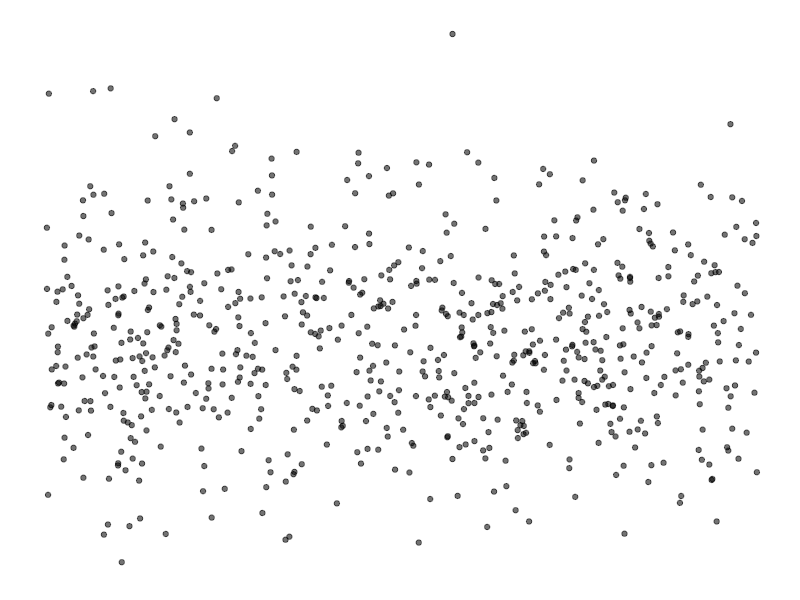
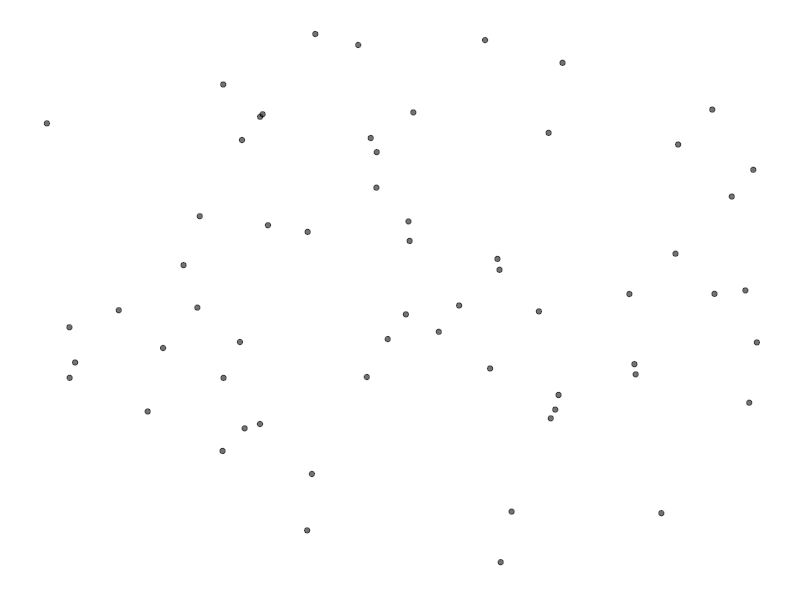
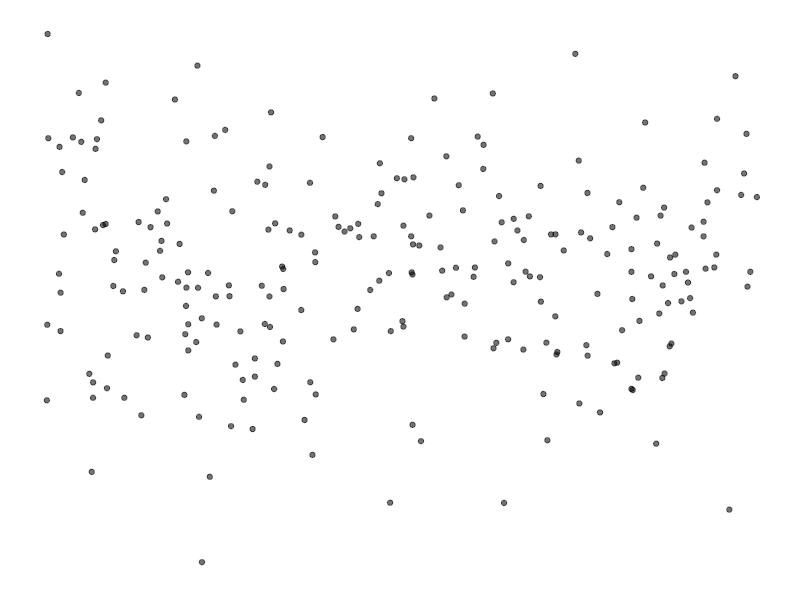
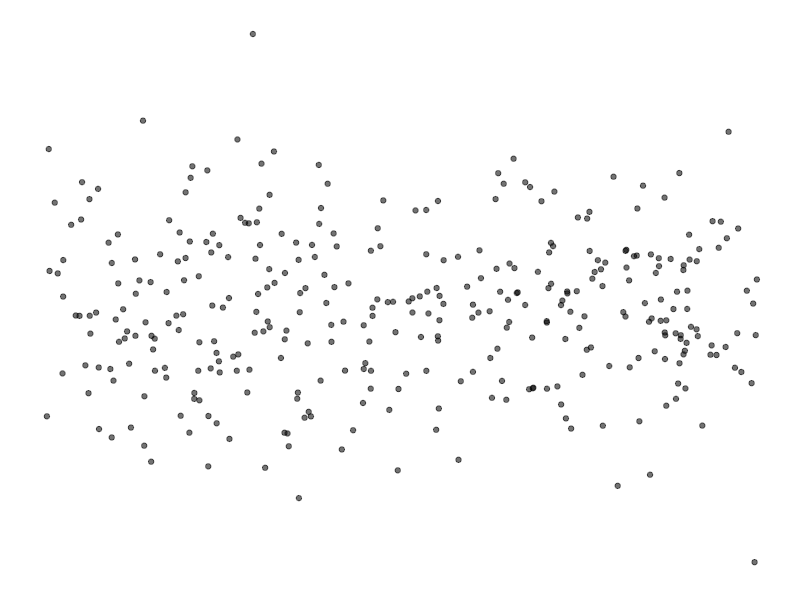
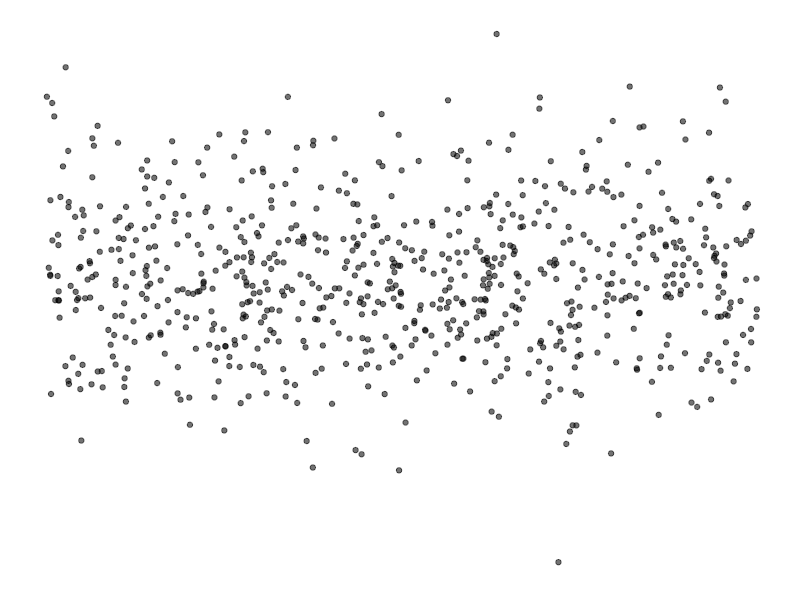
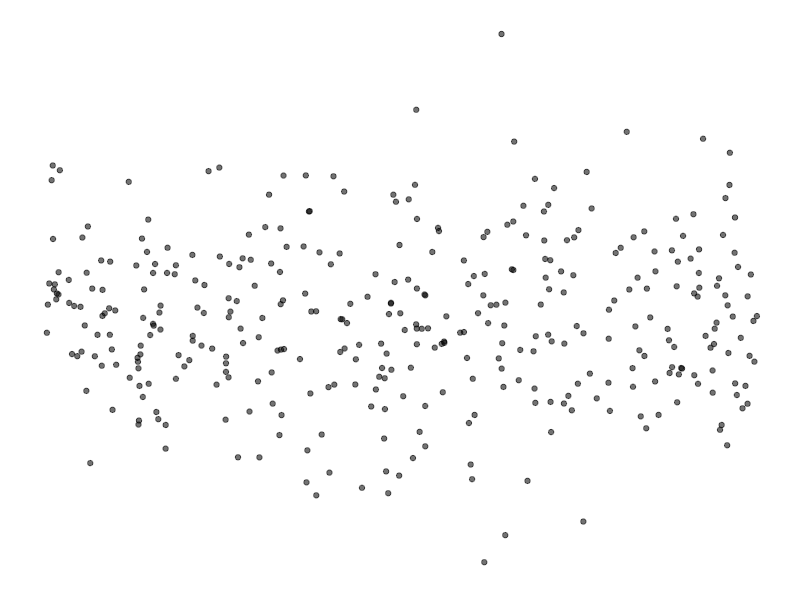
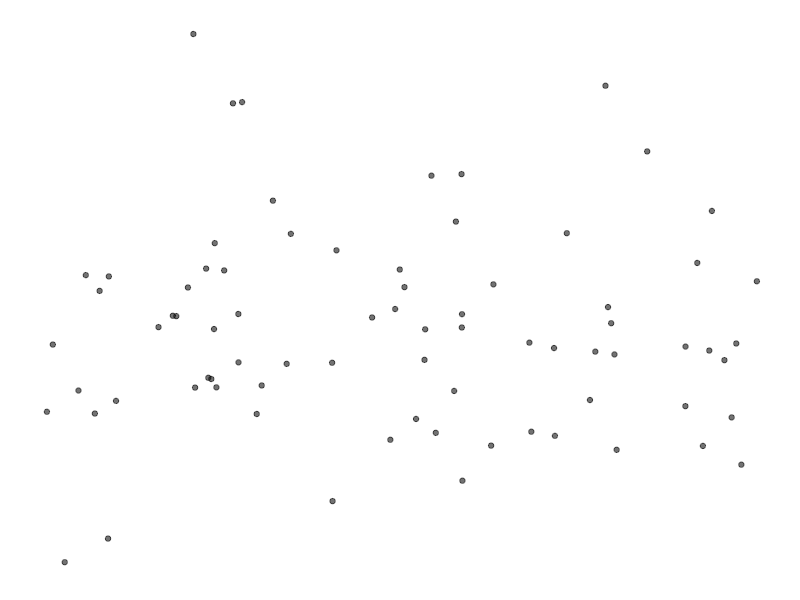
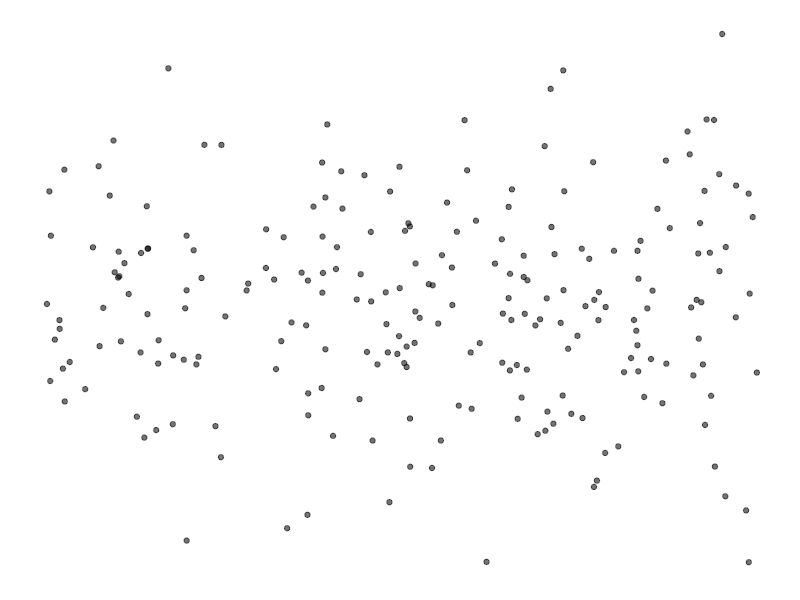

Write the R code that produced these figures, in order. (Note: this script raises an error after producing the figures.)
library(tidyverse)


# 1/4 for classic linear model
classic<-function(n){
  
  beta<-runif(1,0.5,1.5)
  
  x<-runif(n, -2, 2)
  y<-rnorm(n, beta*x, 1)
  
  tibble(x, y)
  model<-lm(y ~ x)
  res<-residuals(model)
  yhat<-predict(model)
  res<-(res-mean(res))/sd(res)
  yhat<-(yhat-mean(yhat))/sd(yhat)
  return(tibble(res, yhat))
}

# 2/4 for linear model with heteroskedasticity 
heter<-function(n){
  lambda <- runif(1,-1,1)
  beta<-runif(1,0.5,1.5)
  a <- abs(lambda)
  b <- rnorm(1)
  c <- rnorm(1)
  
  x<-runif(n, -2, 2)
  m <- mean(x)
  
  index <- sample(c(1:3),1)
  if (index==1){
    y <- rnorm(n, beta*x, exp(x*lambda)+rexp(n))
  } else if (index==2) {
    y <- rnorm(n, beta*x, a*x^2+b*x+c+abs(c-b^2/(2*a))+rexp(n))
  } else {
    y <- rnorm(n, beta*x, dnorm(x, mean = m)+rexp(n))
  }
  
  tibble(x, y)
  model<-lm(y ~ x)
  res<-residuals(model)
  yhat<-predict(model)
  res<-(res-mean(res))/sd(res)
  yhat<-(yhat-mean(yhat))/sd(yhat)
  return(tibble(res, yhat))
}


# 3/4 for non-linear model (polynomial) 
nonpoly<-function(n){
  
  p1<-rnorm(1,0,1)
  p2<-rnorm(1,0,1)
  p3<-rnorm(1,0,1)
  p4<-rnorm(1,0,1)*rbinom(1,1,0.5)
  p5<-rnorm(1,0,1)*rbinom(1,1,0.5)
  
  x<-runif(n,-2,2)
  y<-rnorm(n, p1*x+p2*x^2+p3*x^3+p4*x^4+p5*x^5, p1^2+p2^2+2*p3^2+2*p4^2+2*p5^2)
  
  tibble(x, y)
  model<-lm(y ~ x)
  res<-residuals(model)
  yhat<-predict(model)
  res<-(res-mean(res))/sd(res)
  yhat<-(yhat-mean(yhat))/sd(yhat)
  return(tibble(res, yhat))
}

#nonpoly(200) %>% 
  #ggplot(aes(x=yhat,y=res))+geom_point()

#generating data from three models
N <- sample(20:800, 300, replace = TRUE)
  classic_ <- tibble(N) %>%
  mutate(res = map(N, classic))
  classic_<-classic_$res
NH <- sample(20:800, 300, replace = TRUE)
  heter_ <- tibble(NH) %>%
  mutate(res = map(NH, heter))
  heter_<-heter_$res
NP <- sample(20:800, 300, replace = TRUE)
  poly_ <- tibble(NP) %>%
  mutate(res = map(NP, nonpoly))
  poly_<-poly_$res

names(classic_) <- c(1:300)
names(heter_) <- c(1:300)
names(poly_) <- c(1:300)

savepic <- function(pdata, i){ 
  ggplot(as.data.frame(pdata), aes(x = yhat, y=res, alpha = 0.01)) + 
    geom_point() + 
    theme(axis.line=element_blank(),
          axis.text.x=element_blank(),
          axis.text.y=element_blank(),
          axis.ticks=element_blank(),
          axis.title.x=element_blank(),
          axis.title.y=element_blank(),
          legend.position="none",
          panel.background=element_blank(),
          panel.border=element_blank(),
          panel.grid.major=element_blank(),
          panel.grid.minor=element_blank(),
          plot.background=element_blank())
  ggsave(filename = paste(name, i, ".png", sep = ""), height = 2, width = 2, dpi = 150)
}

#saving all plots to the original data folder

setwd("/Volumes/5550/original data")

name <- deparse(substitute(classic_))
mapply(savepic, classic_, c(1:300))

name <- deparse(substitute(heter_))
mapply(savepic, heter_, c(1:300))

name <- deparse(substitute(poly_))
mapply(savepic, poly_, c(1:300))

#separate plots to train, test, validation

original_dataset_dir <- "/Volumes/5550/original data"
base_dir <- "/Volumes/5550/thesis"
train_dir <- file.path(base_dir,"train")
validation_dir <- file.path(base_dir,"validation")
test_dir <- file.path(base_dir,"test")
train_classic_dir <- file.path(train_dir, "classic")
train_heter_dir <- file.path(train_dir, "heter")
train_poly_dir <- file.path(train_dir, "poly")
validation_classic_dir <- file.path(validation_dir, "classic")
validation_heter_dir <- file.path(validation_dir, "heter")
validation_poly_dir <- file.path(validation_dir, "poly")
test_classic_dir <- file.path(test_dir, "classic")
test_heter_dir <- file.path(test_dir, "heter")
test_poly_dir <- file.path(test_dir, "poly")

dir.create(train_dir)
dir.create(validation_dir)
dir.create(test_dir)
dir.create(train_classic_dir)
dir.create(train_heter_dir)
dir.create(train_poly_dir)
dir.create(validation_classic_dir)
dir.create(validation_heter_dir)
dir.create(validation_poly_dir)
dir.create(test_classic_dir)
dir.create(test_heter_dir)
dir.create(test_poly_dir)

#copy images from original folder to separate train, test, validation folders
fnames <- paste0("classic_",1:100,".png")
file.copy(file.path(original_dataset_dir,fnames),
          file.path(train_classic_dir))
fnames <- paste0("classic_",101:200,".png")
file.copy(file.path(original_dataset_dir,fnames),
          file.path(validation_classic_dir))
fnames <- paste0("classic_",201:300,".png")
file.copy(file.path(original_dataset_dir,fnames),
          file.path(test_classic_dir))

fnames <- paste0("heter_",1:100,".png")
file.copy(file.path(original_dataset_dir,fnames),
          file.path(train_heter_dir))
fnames <- paste0("heter_",101:200,".png")
file.copy(file.path(original_dataset_dir,fnames),
          file.path(validation_heter_dir))
fnames <- paste0("heter_",201:300,".png")
file.copy(file.path(original_dataset_dir,fnames),
          file.path(test_heter_dir))

fnames <- paste0("poly_",1:100,".png")
file.copy(file.path(original_dataset_dir,fnames),
          file.path(train_poly_dir))
fnames <- paste0("poly_",101:200,".png")
file.copy(file.path(original_dataset_dir,fnames),
          file.path(validation_poly_dir))
fnames <- paste0("poly_",201:300,".png")
file.copy(file.path(original_dataset_dir,fnames),
          file.path(test_poly_dir))






